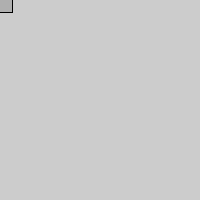
Frame 1 (no input)
Frame 60 (the mouse pressed at the canvas centre just before this capture): identical to frame 1, image omitted
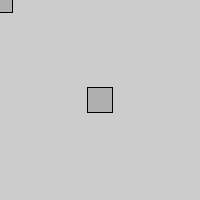
Frame 120 (the mouse held since frame 60 and released just before this capture)

The Processing sketch that drew these frames (run headless with seeded random() and noise(); from frame 60 on, the mouse is pressed at the canvas centre):

// Processing sketch: day_3
// ── day_3.pde
//day3 

void setup(){
  size(200,200);
}

void draw(){
  //background(255);
  
  stroke(0);
  fill(175);
  rectMode(CENTER);
  rect(mouseX, mouseY, 25, 25);
}
